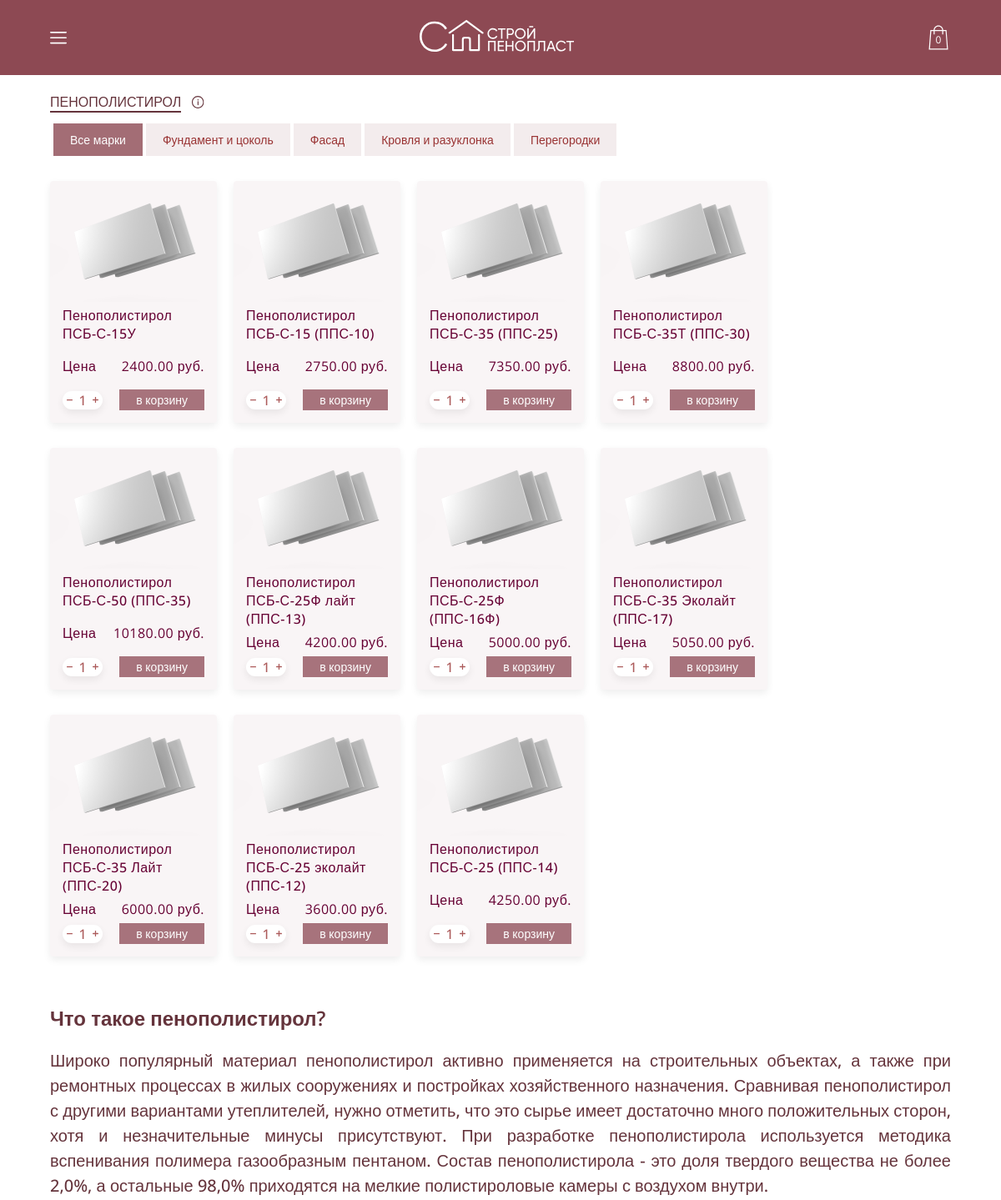
Before: /shop/penopolistirol (upper part) with the older database file.
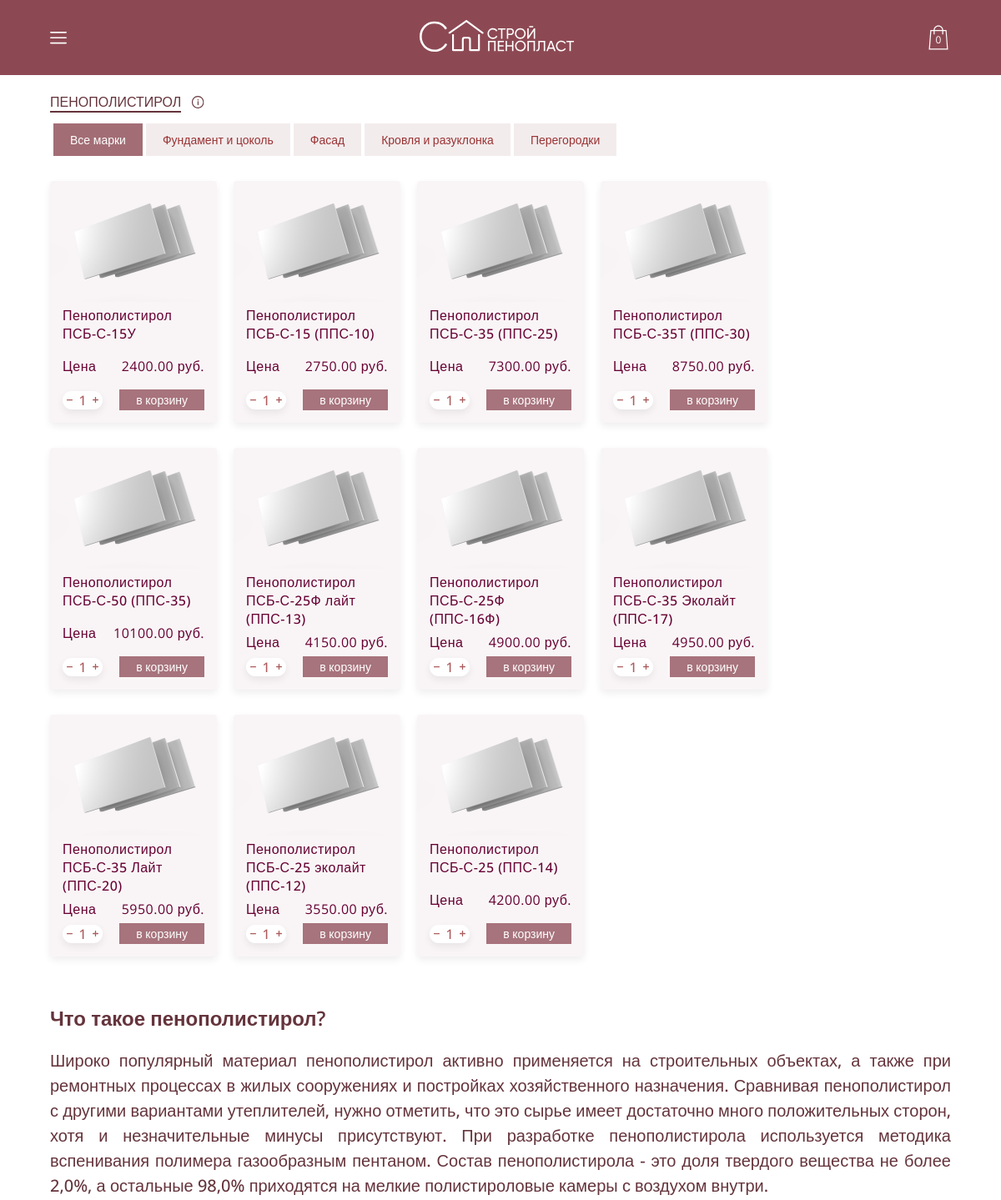
After: the same page with the newer database file.
### shop/models.py (models this page shows, shortened)
class ApplicationName(models.Model):
    application_name = models.CharField(max_length=200)
    def __str__(self) -> str:
        return f"{self.application_name}"

class Products(models.Model):
    product_type = models.ForeignKey(ProductTypes, on_delete=models.PROTECT)
    application = models.ForeignKey(ApplicationName, on_delete=models.PROTECT)
    product_name = models.CharField(max_length=200)
    image = models.CharField(max_length=200, blank=True)
    price = models.DecimalField(max_digits=10, decimal_places=2)
    unit = models.CharField(max_length=200, blank=True)
    character1 = models.CharField(max_length=200, blank=True)
    character2 = models.CharField(max_length=200, blank=True)
    character3 = models.CharField(max_length=200, blank=True)
    character4 = models.CharField(max_length=200, blank=True)
    description = models.TextField(blank=True)

### shop/views.py (the view)
# urls.py: path('penopolistirol', views.shop_penopolistirol_all, name='shop'),
def shop_penopolistirol_all(request):
    return shop_view_product_type(request, 1, 'Все марки', 'ПЕНОПОЛИСТИРОЛ')

### functions/load_cart_info.py (called while the page is built, shortened)
def mobile_cart(request):
    cart_info = request.COOKIES.get('cart_info', 'default')
    carts = get_list_or_404(Carts)
    cart_empty = True
    items = []
    total_price = 0
    total_amount = 0
    for cart in carts:
        if cart.user_id == cart_info and cart_info != 'default':
            total_price += int(cart.cart_product.price) * int(cart.amount)
            total_amount += int(cart.amount)
            cart_empty = False
            items.append({
                'product_name': cart.cart_product.product_name,
                'image': cart.cart_product.image,
                'price' : cart.cart_product.price,
                'amount': cart.amount,
                'id': cart.cart_product.id
            })
    if cart_empty:
        context = {
            'cart_empty': True,
            'amount': 0,
            'price': 0
        }
        return (context, 'default')

### shop/views.py (called while the page is built)
def get_menu(type, active):
    product =  get_object_or_404(ProductTypes, id=type)
    menu_items = get_list_or_404(ProductMenus, product_type = product)
    items = []
    for menu in menu_items:
        if str(menu.application) == active:
            items.append({'name': str(menu.application), 'link': menu.link, 'active': True})
        else:
            items.append({'name': str(menu.application), 'link': menu.link, 'active': False})
    return items

def shop_view_product_type(request, type_id, application, product_type):
    template = loader.get_template('shop.html')
    context, cart_name = mobile_cart(request)
    kek = get_list_or_404(Products, product_type = type_id)
    if application:
        menu = get_menu(type_id, application)
    else:
        menu = False
    context.update({'kek': kek, 'menu': menu, 'product_type': product_type})
    rendered_template =  HttpResponse(template.render(context, request))
    rendered_template.set_cookie('cart_info', cart_name)
    return rendered_template

### shop/templates/shop.html (shortened to what this page needs)
{% load static %}
<!DOCTYPE html>
<html lang="en">
<head>
    <link rel="stylesheet" href="{% static 'shop.css' %}">
</head>
<body>
    {% include 'header.html' %}
    {% include 'shop_content.html' %}
</body>
</html>

### templates/header.html (shortened to what this page needs)
{% block header %}
{% load static %}
<header>
    <div class="head_content">
        <img src="{% static 'images/header/burger.svg' %}" alt="" class="head_burger">
        <a href="/"><img src="{% static 'images/header/logo.svg' %}" alt="" class="head_logo"></a>
        {% if page != 'cart' %}
        <a href="/cart" class="mobile_link">
            <div class="head_cart" {% if page == 'cart' %}style="opacity: 0"{% endif%}>
                <p class="nav_items_cart">{% if cart_empty %}0{% elif total_amount > 100 %}99{% else %}{{total_amount}}{%endif%}</p>
            </div>
        </a>
        {% else %}
            <div class="mobile_link"></div>
        {% endif %}
    </div>
</header>
{% endblock %}

### templates/nav.html (shortened to what this page needs)
{% block nav %}
{% load static %}
{% endblock nav %}

### templates/footer.html (shortened to what this page needs)
{% block footer %}
{% load static %}
{% endblock footer %}

### shop/templates/shop_content.html (shortened to what this page needs)
{% block content %}
{% load static %}
<div class="content">
    <div class="shop_title">
        <h1>{{ product_type }}</h1>
        <img src="{% static 'images/shop/info.svg' %}" alt="">
    </div>
    {% if menu %}
    <div class="shop_filter">
        {% for item in menu %}
            <a href="{{item.link}}"><div class="shop_filter-item {% if item.active %}item-active{% endif %}">{{ item.name }}</div></a>
        {% endfor %}
    </div>
    {% endif %}
    <div class="shop_body">
        {% for product in kek %}
        <div class="shop_body-item" data-name="{{product.product_name}}" style="cursor: pointer;">
            <div class="shop_body-item_img" style="background-image: url({% static product.image %})"></div>
            <div class="shop_body-item_content">
                <h1 class="shop_body-item_name">{{product.product_name}}</h1>
                <div class="shop_body-item_price-block">
                    <h1 class="shop_body-item_price-title">Цена</h1>
                    <h1 class="shop_body-item_price">{{ product.price }} руб.</h1>
                </div>
                <div class="shop_body-item_btns">
                    <div class="shop_body-item_amount">
                        <div class="item_minus" id="shop_item-minus{{forloop.counter}}"></div>
                        <img src="{% static 'images/shop/minus.svg' %}">
                        <p class="shop_body-item_amount-amount" id="shop_item-count{{forloop.counter}}">1</p>
                        <img src="{% static 'images/shop/plus.svg' %}" alt="">
                        <div class="item_plus" id="shop_item-plus{{forloop.counter}}" ></div>
                    </div>
                    <div class="shop_body-item_tocart"  id="shop_item-btn{{forloop.counter}}" data-product="{{ product.id }}">
                        в корзину
                    </div>
                </div>
            </div>
        </div>
        {% endfor %}
    </div>
    {% if product_type == 'ПЕНОПОЛИСТИРОЛ' %}
        {% include 'products/penopolistirol.html' %}
    {%endif%}
</div>
{% endblock %}

### shop/templates/products/penopolistirol.html (shortened to what this page needs)
{% block penopolistirol %}
{% load static %}
    <div class="shop_extra-def">
        <h1 class="content_slider-title">Что такое пенополистирол?</h1>
        <p class="content_company-text" align="justify">Широко популярный материал пенополистирол активно применяется на строительных объектах,
        а также при ремонтных процессах в жилых сооружениях и постройках хозяйственного назначения.
        Сравнивая пенополистирол с другими вариантами утеплителей, нужно отметить, что это сырье имеет
        достаточно много положительных сторон, хотя и незначительные минусы присутствуют.
        При разработке пенополистирола используется методика вспенивания полимера газообразным
        пентаном. Состав пенополистирола - это доля твердого вещества не более 2,0%, а остальные
        98,0% приходятся на мелкие полистироловые камеры с воздухом внутри.</p>
    </div>
    {% endblock %}

### shop/templates/modal.html (shortened to what this page needs)
{% block modal %}
{% load static %}
{% endblock %}

Changed rows visible on the page:
changed Products "Пенополистирол ПСБ-С-35 (ППС-25)": price "7350.00" → "7300.00"
changed Products "Пенополистирол ПСБ-С-35Т (ППС-30)": price "8800.00" → "8750.00"
changed Products "Пенополистирол ПСБ-С-50 (ППС-35)": price "10180.00" → "10100.00"
changed Products "Пенополистирол ПСБ-С-25Ф лайт (ППС-13)": price "4200.00" → "4150.00"
changed Products "Пенополистирол ПСБ-С-25Ф (ППС-16Ф)": price "5000.00" → "4900.00"
changed Products "Пенополистирол ПСБ-С-35 Эколайт (ППС-17)": price "5050.00" → "4950.00"
changed Products "Пенополистирол ПСБ-С-35 Лайт (ППС-20)": price "6000.00" → "5950.00"
changed Products "Пенополистирол ПСБ-С-25 эколайт (ППС-12)": price "3600.00" → "3550.00"
changed Products "Пенополистирол ПСБ-С-25 (ППС-14)": price "4250.00" → "4200.00"
